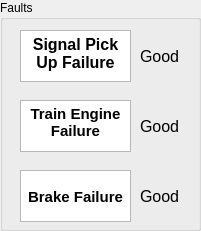
     <widget class="QGroupBox" name="fault_box">
      <property name="geometry">
       <rect>
        <x>540</x>
        <y>60</y>
        <width>201</width>
        <height>231</height>
       </rect>
      </property>
      <property name="title">
       <string>Faults</string>
      </property>
      <widget class="QTextBrowser" name="signal_txt">
       <property name="geometry">
        <rect>
         <x>20</x>
         <y>30</y>
         <width>111</width>
         <height>52</height>
        </rect>
       </property>
       <property name="verticalScrollBarPolicy">
        <enum>Qt::ScrollBarAlwaysOff</enum>
       </property>
       <property name="horizontalScrollBarPolicy">
        <enum>Qt::ScrollBarAlwaysOff</enum>
       </property>
       <property name="html">
        <string>&lt;!DOCTYPE HTML PUBLIC &quot;-//W3C//DTD HTML 4.0//EN&quot; &quot;http://www.w3.org/TR/REC-html40/strict.dtd&quot;&gt;
&lt;html&gt;&lt;head&gt;&lt;meta name=&quot;qrichtext&quot; content=&quot;1&quot; /&gt;&lt;style type=&quot;text/css&quot;&gt;
p, li { white-space: pre-wrap; }
&lt;/style&gt;&lt;/head&gt;&lt;body style=&quot; font-family:'MS Shell Dlg 2'; font-size:10pt; font-weight:400; font-style:normal;&quot;&gt;
&lt;p align=&quot;center&quot; style=&quot; margin-top:0px; margin-bottom:0px; margin-left:0px; margin-right:0px; -qt-block-indent:0; text-indent:0px;&quot;&gt;&lt;span style=&quot; font-size:12pt; font-weight:600;&quot;&gt;Signal Pick Up Failure&lt;/span&gt;&lt;/p&gt;&lt;/body&gt;&lt;/html&gt;</string>
       </property>
      </widget>
      <widget class="QTextBrowser" name="engine_txt">
       <property name="geometry">
        <rect>
         <x>20</x>
         <y>100</y>
         <width>111</width>
         <height>52</height>
        </rect>
       </property>
       <property name="verticalScrollBarPolicy">
        <enum>Qt::ScrollBarAlwaysOff</enum>
       </property>
       <property name="horizontalScrollBarPolicy">
        <enum>Qt::ScrollBarAlwaysOff</enum>
       </property>
       <property name="html">
        <string>&lt;!DOCTYPE HTML PUBLIC &quot;-//W3C//DTD HTML 4.0//EN&quot; &quot;http://www.w3.org/TR/REC-html40/strict.dtd&quot;&gt;
&lt;html&gt;&lt;head&gt;&lt;meta name=&quot;qrichtext&quot; content=&quot;1&quot; /&gt;&lt;style type=&quot;text/css&quot;&gt;
p, li { white-space: pre-wrap; }
&lt;/style&gt;&lt;/head&gt;&lt;body style=&quot; font-family:'MS Shell Dlg 2'; font-size:10pt; font-weight:400; font-style:normal;&quot;&gt;
&lt;p align=&quot;center&quot; style=&quot; margin-top:0px; margin-bottom:0px; margin-left:0px; margin-right:0px; -qt-block-indent:0; text-indent:0px;&quot;&gt;&lt;span style=&quot; font-size:11pt; font-weight:600;&quot;&gt;Train Engine Failure&lt;/span&gt;&lt;/p&gt;&lt;/body&gt;&lt;/html&gt;</string>
       </property>
      </widget>
      <widget class="QTextBrowser" name="brake_fail_txt">
       <property name="geometry">
        <rect>
         <x>20</x>
         <y>170</y>
         <width>111</width>
         <height>52</height>
        </rect>
       </property>
       <property name="verticalScrollBarPolicy">
        <enum>Qt::ScrollBarAlwaysOff</enum>
       </property>
       <property name="horizontalScrollBarPolicy">
        <enum>Qt::ScrollBarAlwaysOff</enum>
       </property>
       <property name="html">
        <string>&lt;!DOCTYPE HTML PUBLIC &quot;-//W3C//DTD HTML 4.0//EN&quot; &quot;http://www.w3.org/TR/REC-html40/strict.dtd&quot;&gt;
&lt;html&gt;&lt;head&gt;&lt;meta name=&quot;qrichtext&quot; content=&quot;1&quot; /&gt;&lt;style type=&quot;text/css&quot;&gt;
p, li { white-space: pre-wrap; }
&lt;/style&gt;&lt;/head&gt;&lt;body style=&quot; font-family:'MS Shell Dlg 2'; font-size:10pt; font-weight:400; font-style:normal;&quot;&gt;
&lt;p align=&quot;center&quot; style=&quot;-qt-paragraph-type:empty; margin-top:0px; margin-bottom:0px; margin-left:0px; margin-right:0px; -qt-block-indent:0; text-indent:0px; font-size:8.25pt;&quot;&gt;&lt;br /&gt;&lt;/p&gt;
&lt;p align=&quot;center&quot; style=&quot; margin-top:0px; margin-bottom:0px; margin-left:0px; margin-right:0px; -qt-block-indent:0; text-indent:0px;&quot;&gt;&lt;span style=&quot; font-size:11pt; font-weight:600;&quot;&gt;Brake Failure&lt;/span&gt;&lt;/p&gt;&lt;/body&gt;&lt;/html&gt;</string>
       </property>
      </widget>
      <widget class="QLabel" name="signal_display">
       <property name="geometry">
        <rect>
         <x>140</x>
         <y>30</y>
         <width>81</width>
         <height>52</height>
        </rect>
       </property>
       <property name="font">
        <font>
         <pointsize>12</pointsize>
        </font>
       </property>
       <property name="text">
        <string>Good</string>
       </property>
      </widget>
      <widget class="QLabel" name="engine_display">
       <property name="geometry">
        <rect>
         <x>140</x>
         <y>100</y>
         <width>81</width>
         <height>52</height>
        </rect>
       </property>
       <property name="font">
        <font>
         <pointsize>12</pointsize>
        </font>
       </property>
       <property name="text">
        <string>Good</string>
       </property>
      </widget>
      <widget class="QLabel" name="brake_display">
       <property name="geometry">
        <rect>
         <x>140</x>
         <y>170</y>
         <width>81</width>
         <height>52</height>
        </rect>
       </property>
       <property name="font">
        <font>
         <pointsize>12</pointsize>
        </font>
       </property>
       <property name="text">
        <string>Good</string>
       </property>
      </widget>
     </widget>
